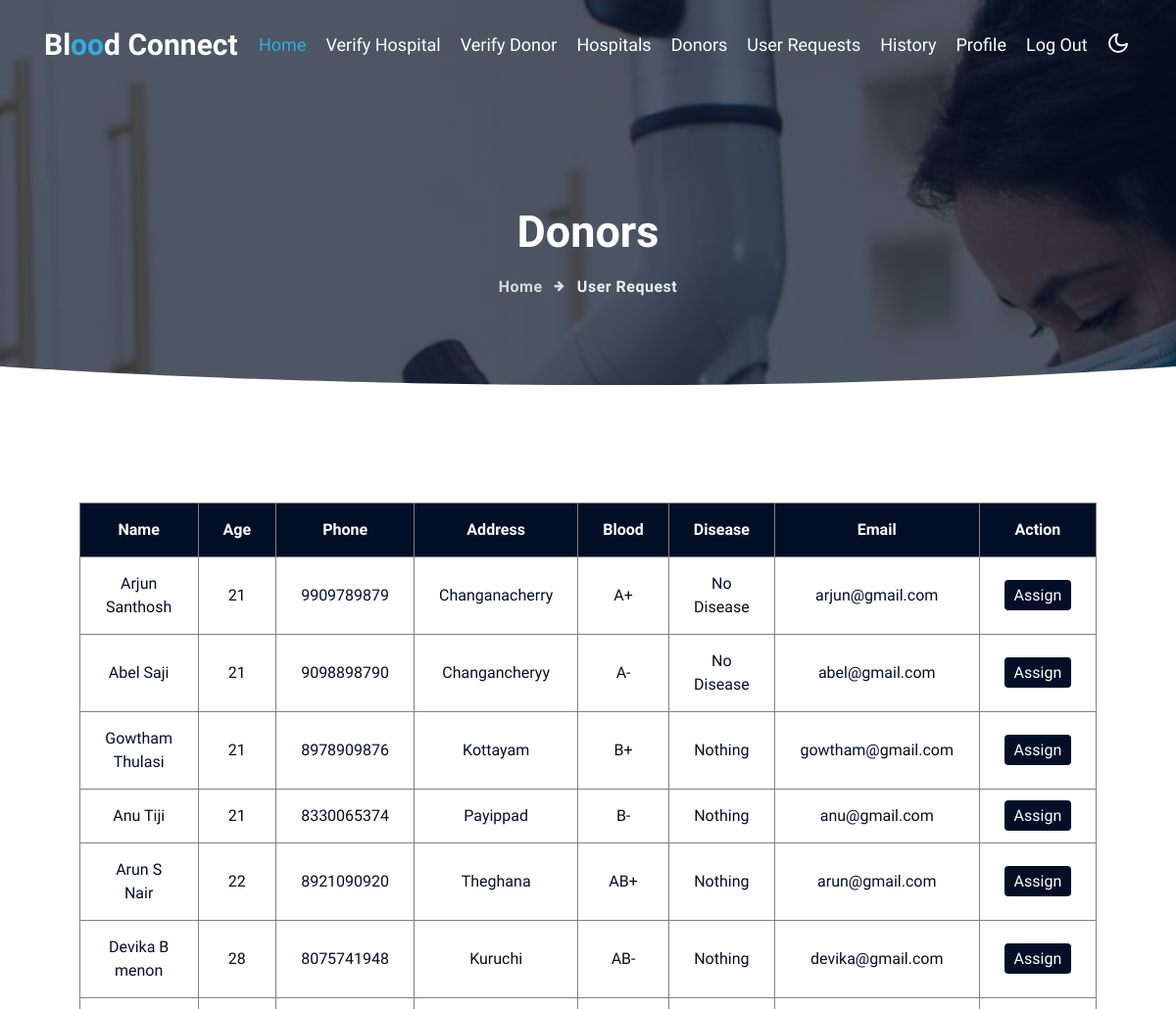
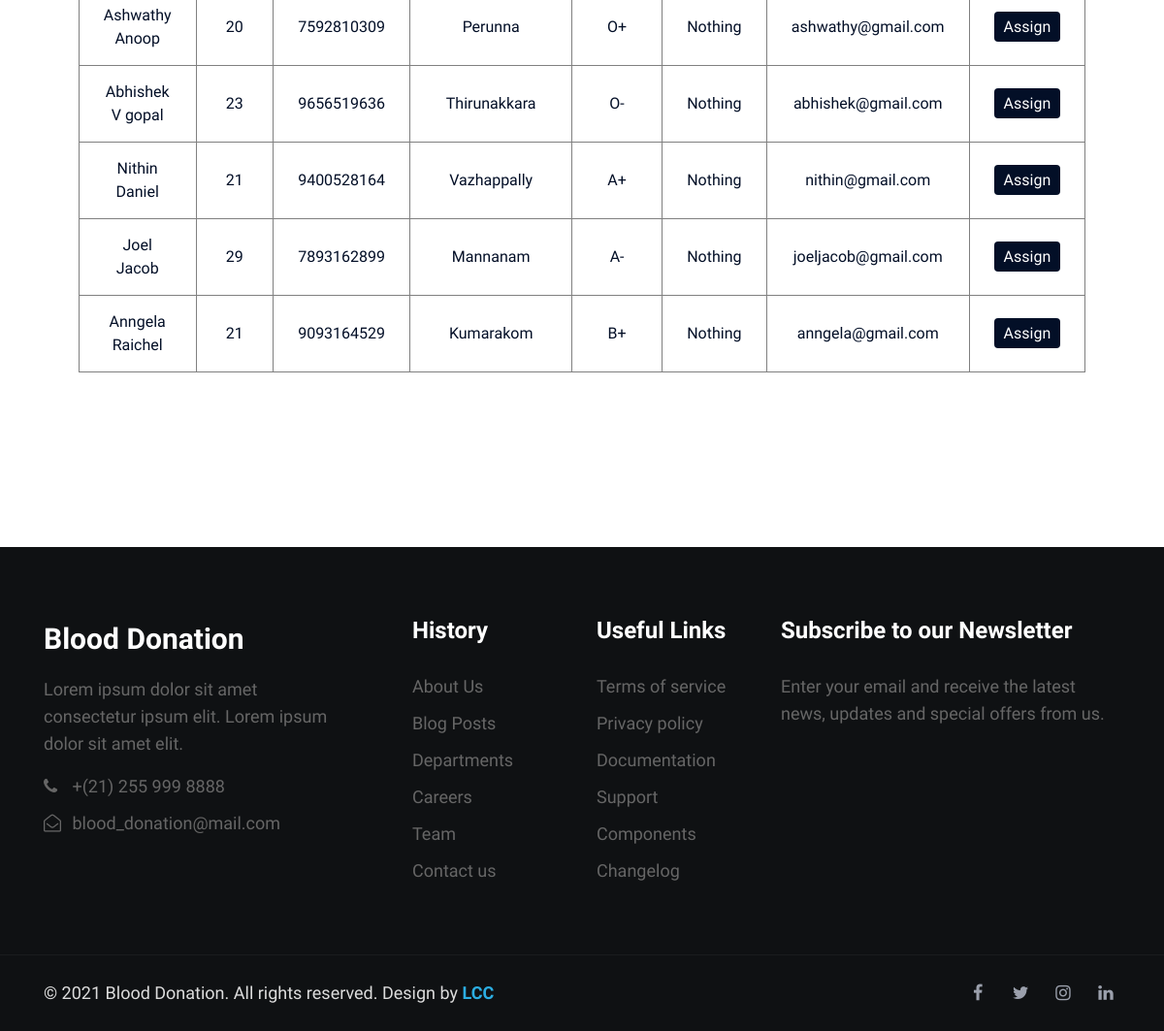
/ADMIN/assignUserRequest.php, run on the app's committed database (2 pictures, top to bottom).
### tables this page shows
CREATE TABLE `donor_reg` (
  `d_id` int(20) NOT NULL AUTO_INCREMENT,
  `d_name` varchar(100) DEFAULT NULL,
  `d_age` varchar(100) DEFAULT NULL,
  `d_address` varchar(100) DEFAULT NULL,
  `d_blood` varchar(100) DEFAULT NULL,
  `d_phone` varchar(100) DEFAULT NULL,
  `d_email` varchar(100) DEFAULT NULL,
  `d_diseases` varchar(100) DEFAULT NULL,
  `status` varchar(100) DEFAULT 'FREE',
  PRIMARY KEY (`d_id`)
);

### ADMIN/assignUserRequest.php (the view, shortened to what this page needs)
<?php
include('adminHeader.php');
?>
<div class="breadcrumb-bg w3l-inner-page-breadcrumb py-5">
    <div class="container pt-lg-5 pt-md-3 p-lg-4 pb-md-3 my-lg-3">
        <h2 class="title pt-5">Donors</h2>
        <ul class="breadcrumbs-custom-path mt-3 text-center">
            <li><a href="adminHome.php">Home</a></li>
            <li class="active"><span class="fa fa-arrow-right mx-2" aria-hidden="true"></span> User Request </li>
        </ul>
    </div>
</div>
<div class="position-relative">
    <div class="shape overflow-hidden">
    </div>
</div>
<div class="view-content">
    <?php
    $qry = "SELECT * FROM `donor_reg` WHERE `status` = 'FREE'";
    $uid = $_REQUEST['uid'];
    $rqstid = $_REQUEST['rqst_id'];
    $result = mysqli_query($conn, $qry);
    if ($result->num_rows > 0) {
    ?>
        <table>
            <tr>
                <th>Name</th>
                <th>Age</th>
                <th>Phone</th>
                <th>Address</th>
                <th>Blood</th>
                <th>Disease</th>
                <th>Email</th>
                <th>Action</th>
            </tr>
        <?php
        while ($row = mysqli_fetch_array($result)) {
            echo "
                <tr>
                    <td>" . $row['d_name'] . "</td>
                    <td>" . $row['d_age'] . "</td>
                    <td>" . $row['d_phone'] . "</td>
                    <td>" . $row['d_address'] . "</td>
                    <td>" . $row['d_blood'] . "</td>
                    <td>" . $row['d_diseases'] . "</td>
                    <td>" . $row['d_email'] . "</td>
                    <td><a class='approve-btn' href='../PROCESS/assignUserRqst.php?uid=" . $uid . "&did=" . $row['d_id'] . "&rqst_id=" . $rqstid . "'>Assign</a></td>
                </tr>";
        }
    } else {
        echo "<div class='no-data'><img class='no-data' src='../assets/images/no-data.png'><h5>No Matching Donors Available</h5></div>";
    }
        ?>
        </table>
</div>
<?php
include('../Footer.php');
?>

### ADMIN/adminHeader.php (style rules this page uses)
body { background-color: white; }
.view-content table { border: 1px solid black; margin: 120px auto 180px; width: 80%; text-align: center; }
.view-content th { color: white; background-color: #030f27; padding: 20px 0; }
.view-content td { color: #030f27; }
.view-content th, td { border: 1px solid grey; border-collapse: collapse; padding: 15px 25px; }
.approve-btn { padding: 6px 10px; background-color: #030f27; border-radius: 4px; color: white; }

### data on the page
donor_reg: d_name "Arjun Santhosh", d_age "21", d_phone "9909789879", d_address "Changanacherry", d_blood "A+", d_diseases "No Disease", d_email "arjun@gmail.com"
donor_reg: d_name "Abel Saji", d_age "21", d_phone "9098898790", d_address "Changancheryy", d_blood "A-", d_diseases "No Disease", d_email "abel@gmail.com"
donor_reg: d_name "Gowtham Thulasi", d_age "21", d_phone "8978909876", d_address "Kottayam", d_blood "B+", d_diseases "Nothing", d_email "gowtham@gmail.com"
donor_reg: d_name "Anu Tiji", d_age "21", d_phone "8330065374", d_address "Payippad", d_blood "B-", d_diseases "Nothing", d_email "anu@gmail.com"
donor_reg: d_name "Arun S Nair", d_age "22", d_phone "8921090920", d_address "Theghana", d_blood "AB+", d_diseases "Nothing", d_email "arun@gmail.com"
donor_reg: d_name "Devika B menon", d_age "28", d_phone "8075741948", d_address "Kuruchi", d_blood "AB-", d_diseases "Nothing", d_email "devika@gmail.com"
donor_reg: d_name "Ashwathy Anoop", d_age "20", d_phone "7592810309", d_address "Perunna", d_blood "O+", d_diseases "Nothing", d_email "ashwathy@gmail.com"
donor_reg: d_name "Abhishek V gopal", d_age "23", d_phone "9656519636", d_address "Thirunakkara", d_blood "O-", d_diseases "Nothing", d_email "abhishek@gmail.com"
donor_reg: d_name "Nithin Daniel", d_age "21", d_phone "9400528164", d_address "Vazhappally", d_blood "A+", d_diseases "Nothing", d_email "nithin@gmail.com"
donor_reg: d_name "Joel Jacob", d_age "29", d_phone "7893162899", d_address "Mannanam", d_blood "A-", d_diseases "Nothing", d_email "joeljacob@gmail.com"
donor_reg: d_name "Anngela Raichel", d_age "21", d_phone "9093164529", d_address "Kumarakom", d_blood "B+", d_diseases "Nothing", d_email "anngela@gmail.com"
